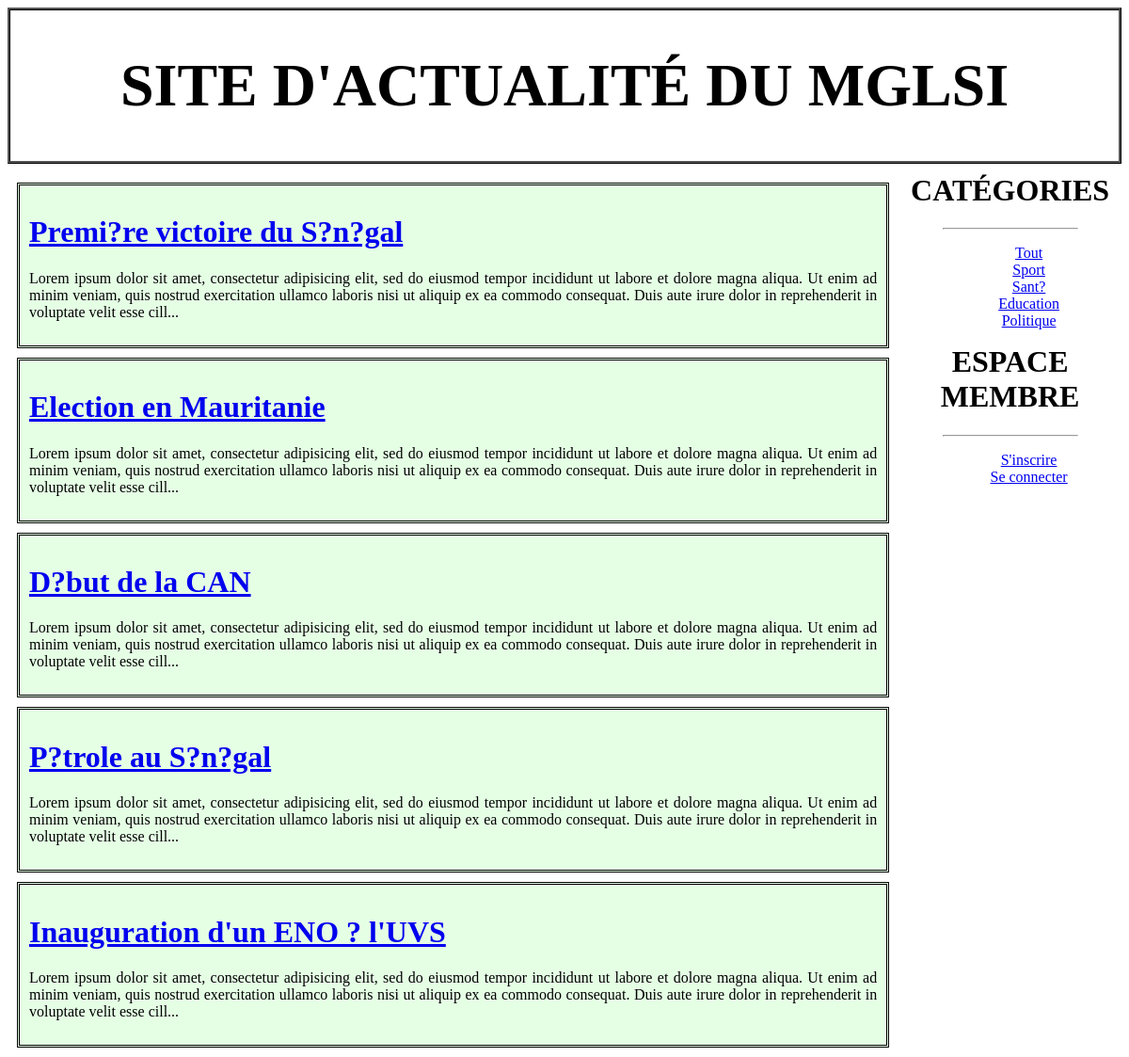
The page /public/index.php on the database its author committed.
### tables this page shows
CREATE TABLE `Article` (
  `id` int(11) NOT NULL,
  `titre` varchar(255) DEFAULT NULL,
  `contenu` text DEFAULT NULL,
  `dateCreation` datetime DEFAULT current_timestamp(),
  `dateModification` datetime DEFAULT current_timestamp(),
  `categorie` int(11) DEFAULT NULL
);

CREATE TABLE `Categorie` (
  `id` int(11) NOT NULL,
  `libelle` varchar(20) DEFAULT NULL
);

### Controller/BlogController.php (called while the page is built, shortened)
<?php
require_once('../Config/autoloader.php');
class BlogController
{
    public function __construct()
    {
        $this->connexion = Connexion::getConnexion();
        $this->articleManager = new ArticleManager($this->connexion);
        $this->categorieManager = new CategorieManager($this->connexion);
        $this->allArticles = $this->articleManager->getAll();
        $this->allCategories = $this->categorieManager->getAll();
    }
    public function index()
    {
        require_once('../Views/blog/index.php');
    }
}

### public/index.php (called while the page is built, shortened)
<?php
 require_once('../Controller/BlogController.php');
 $blogController = new BlogController;
 $blogController->index();

### Config/autoloader.php (called while the page is built, shortened)
<?php
 function loadEntity($entity)
{
    $file = '../Model/Entity/'.$entity.'.class.php';
}
function loadManager($manager)
{
    $file = '../Model/Manager/'.$manager.'.class.php';
}
function loadData($dataClass)
{
    $file = '../Model/Data/'.$dataClass.'.class.php';
}

### Model/Data/Connexion.class.php (called while the page is built, shortened)
<?php
class Connexion
{
    private static $connexion;
    private function __construct()
    {
        try
        {
            self::$connexion = new PDO(DB_CONNECTION.':host='.DB_HOST.';dbname='.DB_NAME, DB_USERNAME, DB_PASSWORD, [PDO::ATTR_ERRMODE=>PDO::ERRMODE_EXCEPTION]);
        }
        catch(Exception $e)
        {
            echo 'Une erreur est survenue lors de la connection à la BD => '. $e->getMessage();
            die();
        }
    }
    public static function getConnexion()
    {
        return self::$connexion;
    }
}

### Model/Manager/ArticleManager.class.php (called while the page is built, shortened)
<?php
class ArticleManager
{
    private $db;
    private function setDb($db)
    {
        $this->db = $db;
    }
    public function getAll()
    {
        $articles = array();
        $request = $this->db->query('SELECT * FROM Article');
        while($data = $request->fetch(PDO::FETCH_ASSOC))
        {
            $articles [] = new Article($data);
        }
        return $articles;
    }
}

### Model/Entity/Article.class.php (called while the page is built, shortened)
<?php
class Article
{
    private $id;
    private $titre;
    private $contenu;
    public function getId()
    {
        return $this->id;
    }
    public function setId($id)
    {
        $this->id = (int) $id;
    }
    public function getTitre()
    {
        return $this->titre;
    }
    public function setTitre($titre)
    {
        $this->titre = $titre;
    }
    public function getContenu()
    {
        return $this->contenu;
    }
    public function setContenu($contenu)
    {
        $this->contenu = $contenu;
    }
}

### Utilities/helpers.php (called while the page is built)
<?php
function asset($file)
{
    return '../public/assets/'.$file;
}

### Model/Manager/CategorieManager.class.php (called while the page is built, shortened)
<?php
class CategorieManager
{
    private $db;
    private function setDb($db)
    {
        $this->db = $db;
    }
    public function getAll()
    {
        $categories = array();
        $request = $this->db->query('SELECT * FROM Categorie');
        while($data = $request->fetch(PDO::FETCH_ASSOC))
        {
            $categories [] = new Categorie($data);
        }
        return $categories;
    }
}

### Model/Entity/Categorie.class.php (called while the page is built, shortened)
<?php
class Categorie
{
    private $id;
    private $libelle;
    public function getId()
    {
        return $this->id;
    }
    public function setId($id)
    {
        $this->id = $id;
    }
    public function getLibelle()
    {
        return $this->libelle;
    }
    public function setLibelle($libelle)
    {
        $this->libelle = $libelle;
    }
}

### Views/blog/index.php (the view, shortened to what this page needs)
<?php $title = 'Actualités MGLSI';
$entete = 'Site d\'actualité du MGLSI';
?>
<div id="contenu">
    <?php
        if(count($this->allArticles) == 0)
            echo "<h1>Aucun article trouvé !</h1>";
        else
            foreach ($this->allArticles as $article)
            {?>
                <div class="article">
                    <h1><a href="index.php?id=<?= $article->getId() ?>"><?= $article->getTitre() ?></a></h1>
                    <p><?= substr($article->getContenu(), 0, 300) . '...' ?></p>
                </div><?php
            }
    ?>
</div>
<?php $content = ob_get_clean();
require_once('../Views/layout.php');
?>

### Views/layout.php (shortened to what this page needs)
<?php require_once('../Utilities/helpers.php'); ?>
<!DOCTYPE html>
<html lang="fr">
<head>
	<link rel="stylesheet" type="text/css" href="<?= asset('style.css') ?>">
</head>
<body>
    <?php require_once('_partials/header.php'); ?>
    <?= $content ?>
    <?php if(!isset($this->auth)) require_once('_partials/menu.php'); ?>
</body>
</html>

### Views/_partials/header.php
<div id="entete">
	<h1> <?= $entete ?> </h1>
</div>

### Views/_partials/menu.php
<div id="menu">
	<h1>Catégories</h1><hr width="60%">
	<ul>
		<li><a href="index.php">Tout</a></li>
		<?php foreach ($this->allCategories as $categorie): ?>
			<li><a href="index.php?categorie=<?= $categorie->getId() ?>"><?= $categorie->getLibelle() ?></a></li>
		<?php endforeach ?>
	</ul>
	<h1>Espace Membre</h1><hr width="60%">
	<ul>
		<li> <a href="index.php?action=inscription">S'inscrire</a> </li>
		<li> <a href="index.php?action=connexion">Se connecter</a> </li>
	</ul>
</div>

### public/assets/style.css (style rules this page uses)
#entete { font-size: 2em; text-align: center; font-family: "AGENCY FB"; text-transform: uppercase; border: 3px ridge black; margin-bottom: 10px; }
#contenu { float: left; width: 80%; text-align: justify; }
#menu { margin-left: 80%; text-align: center; }
#menu li { list-style-type: none; }
#menu h1 { margin-top: 0px; padding-top: 0px; font-family: "AGENCY FB"; text-transform: uppercase; }
.article { margin: 10px; padding: 10px; border:3px double black; background-color: rgba(0, 255, 0, 0.1); }

### rows shown on the page
article: titre "Premi?re victoire du S?n?gal", contenu "Lorem ipsum dolor sit amet, consectetur adipisicing elit, sed do eiusmod tempor incididunt ut labore et dolore magna aliqua. Ut enim ad minim veniam, quis nostrud exercitation ullamco laboris nisi ut aliquip ex ea commodo consequat. Duis aute irure dolor in reprehenderit in voluptate velit esse cill"
article: titre "Election en Mauritanie", contenu "Lorem ipsum dolor sit amet, consectetur adipisicing elit, sed do eiusmod tempor incididunt ut labore et dolore magna aliqua. Ut enim ad minim veniam, quis nostrud exercitation ullamco laboris nisi ut aliquip ex ea commodo consequat. Duis aute irure dolor in reprehenderit in voluptate velit esse cill"
article: titre "D?but de la CAN", contenu "Lorem ipsum dolor sit amet, consectetur adipisicing elit, sed do eiusmod tempor incididunt ut labore et dolore magna aliqua. Ut enim ad minim veniam, quis nostrud exercitation ullamco laboris nisi ut aliquip ex ea commodo consequat. Duis aute irure dolor in reprehenderit in voluptate velit esse cill"
article: titre "P?trole au S?n?gal", contenu "Lorem ipsum dolor sit amet, consectetur adipisicing elit, sed do eiusmod tempor incididunt ut labore et dolore magna aliqua. Ut enim ad minim veniam, quis nostrud exercitation ullamco laboris nisi ut aliquip ex ea commodo consequat. Duis aute irure dolor in reprehenderit in voluptate velit esse cill"
article: titre "Inauguration d'un ENO ? l'UVS", contenu "Lorem ipsum dolor sit amet, consectetur adipisicing elit, sed do eiusmod tempor incididunt ut labore et dolore magna aliqua. Ut enim ad minim veniam, quis nostrud exercitation ullamco laboris nisi ut aliquip ex ea commodo consequat. Duis aute irure dolor in reprehenderit in voluptate velit esse cill"
categorie: libelle "Sport"
categorie: libelle "Sant?"
categorie: libelle "Education"
categorie: libelle "Politique"

### other values the page prints
$entete "SITE D'ACTUALITÉ DU MGLSI"
